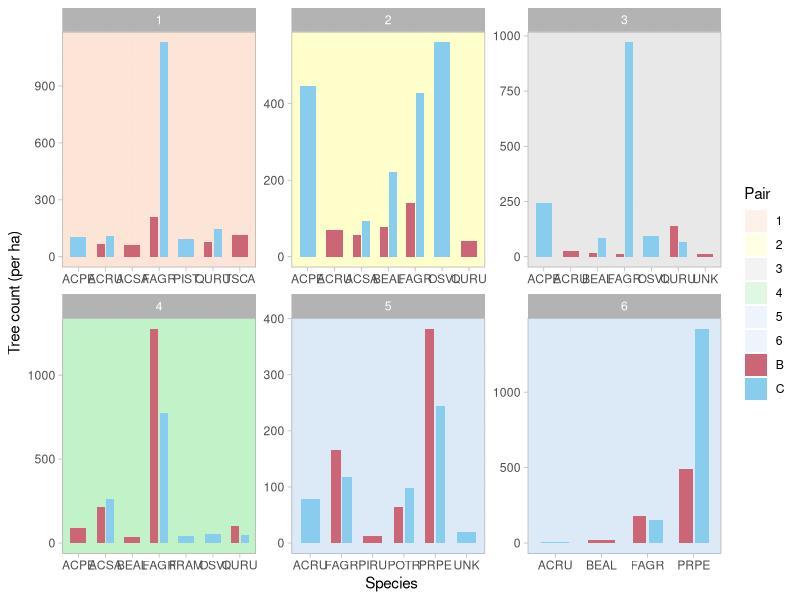
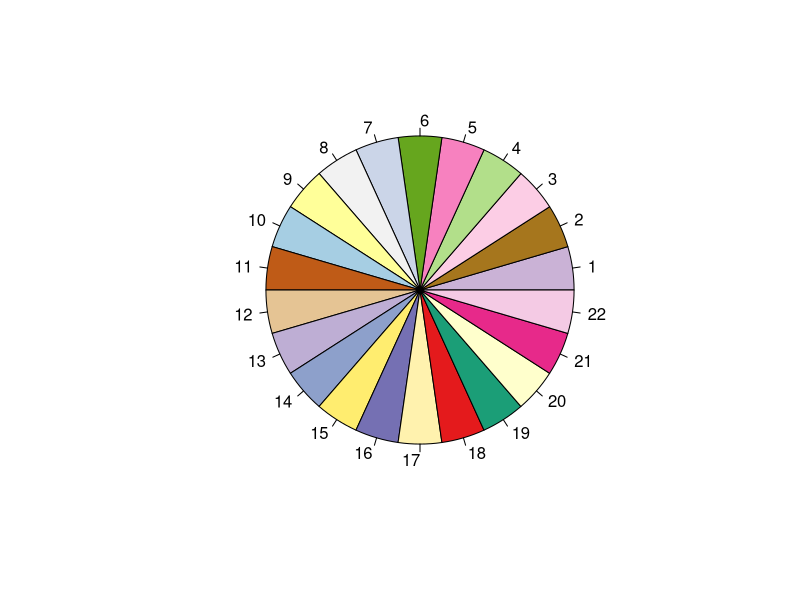
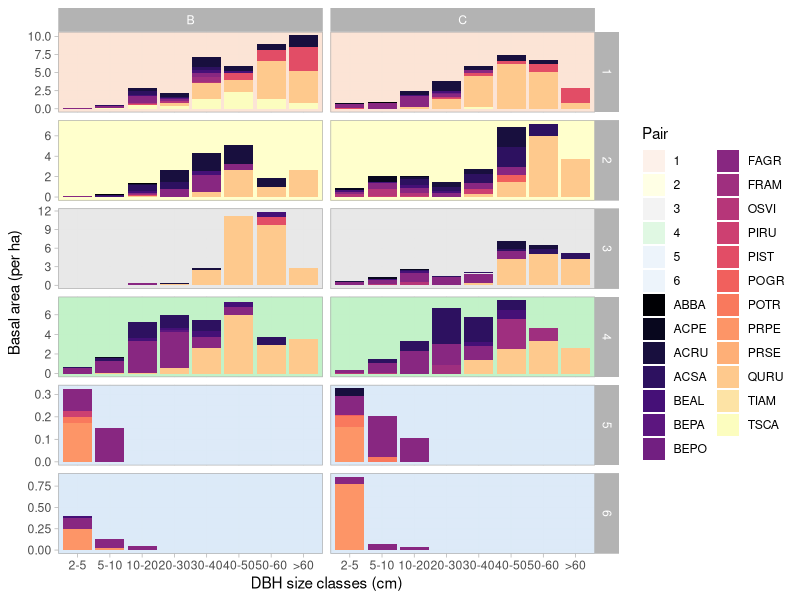

Write the R code that produced these figures, in order.
library(tidyverse)
library(dplyr)
library(ggplot2)
library(RColorBrewer)
library(viridis)

trees <- read_csv("overstory.csv")

#Add Treatment & Pair columns
trees2 <- trees %>% mutate(Treatment=case_when(
  Unit %in% c("3/16","5/15","28/2","12/2") ~ "Shelterwood",
  Unit %in% c("20/2","3/1") ~ "Seedtree",
  Unit %in% c("44B","45C","46B","46C") ~ "Clearcut"))

trees2 <- trees2 %>% replace_na(list(
  Unit="Unnamed",Treatment="Unmanaged"))

trees2 <- trees2 %>% mutate(Pair=case_when(
  Unit %in% c("3/16","5/15")~"1",
  Unit %in% c("20/2","20/3","20/4","3/1")~"2",
  Unit %in% c("28/2","12/2","12/3","12/4","12/5","12/6",
              "12/7","12/8","12/9","12/10","12/11")~"3",
  Unit=="Unnamed"~"4",
  Unit %in% c("44B","45C")~"5",
  Unit %in% c("46B","46C")~"6"))

trees2 <- trees2 %>% mutate(Location=as.factor(Location)) %>% 
  mutate(Location=fct_recode(Location,
                             "BEF"="Bartlett Experimental Forest",
                             "CF"="Crawford Notch State Park",
                             "HOG"="Hogsback (Blueberry Mountain)",
                             "SB"="Stevens Brook (Plummers Ledge)"))

trees2 <- trees2 %>% 
  mutate(Location=as.factor(Location),
         Unit=as.factor(Unit),
         Disturbance=as.factor(Disturbance),
         Treatment=as.factor(Treatment),
         Pair=as.factor(Pair),
         Spcode=as.factor(Spcode))

#spcode count
tally <- trees2 %>% group_by(Pair,Disturbance,Spcode) %>% 
  summarize(tally=length(Spcode))

tally <- tally %>% group_by(Pair, Disturbance) %>% 
  slice_max(tally,n=5)

#scale up to per ha
b1 <- 66
c1 <- 46
b2 <- 31
c2 <- 30
b3 <- 30
c3 <- 45
b4 <- 43
c4 <- 19
b5 <- 10 
c5 <- 13
b6 <- 28
c6 <- 32

plotarea <- 0.00785398163397448

tally <- tally %>% mutate(Density=if_else(
  Pair=="1" & Disturbance=="B",
  tally/b1/plotarea,if_else(Pair=="1" & Disturbance=="C",
  tally/c1/plotarea,if_else(Pair=="2" & Disturbance=="B",
  tally/b2/plotarea,if_else(Pair=="2" & Disturbance=="C",
  tally/c2/plotarea,if_else(Pair=="3" & Disturbance=="B",
  tally/b3/plotarea,if_else(Pair=="3" & Disturbance=="C",
  tally/c3/plotarea,if_else(Pair=="4" & Disturbance=="B",
  tally/b4/plotarea,if_else(Pair=="4" & Disturbance=="C",
  tally/c4/plotarea,if_else(Pair=="5" & Disturbance=="B",
  tally/b5/plotarea,if_else(Pair=="5" & Disturbance=="C",
  tally/c5/plotarea,if_else(Pair=="6" & Disturbance=="B",
  tally/b6/plotarea,tally/c6/plotarea)))))))))))) 

tally$Density <- round(tally$Density,0)

#visualize stem density
bc <- c("B"="#CC6677","C"="#88CCEE")
p6 <- c("1"="#FBE3D6","2"="#FFFFCC","3"="#E8E8E8",
        "4"="#C2F1C8","5"="#DCEAF7","6"="#DCEAF7")

tally %>% 
  ggplot(aes(x=Spcode,y=Density))+
  geom_rect(aes(fill=Pair),alpha=0.5,
            xmin=-Inf, xmax=Inf, ymin=-Inf, ymax=Inf)+
  geom_col(aes(fill=Disturbance),width=0.6,
           position=position_dodge(width=0.7))+
  scale_fill_manual(values=c(p6,bc))+
  facet_wrap(vars(Pair),scales='free')+
  theme_light()+
  xlab("Species")+
  ylab("Tree count (per ha)")

#dbh classes
trees2 <- trees2 %>% mutate(dbhClass=if_else(
  `DBH (cm)`<=5,"2-5",if_else(`DBH (cm)`>5 & `DBH (cm)`<=10,
                "5-10",if_else(`DBH (cm)`>10 & `DBH (cm)`<=20,
                "10-20",if_else(`DBH (cm)`>20 & `DBH (cm)`<=30,
                "20-30",if_else(`DBH (cm)`>30 & `DBH (cm)`<=40,
                "30-40",if_else(`DBH (cm)`>40 & `DBH (cm)`<=50,
                "40-50",if_else(`DBH (cm)`>50 & `DBH (cm)`<=60,
                "50-60",">60"))))))))

trees2 <- trees2 %>% mutate(dbhClass=fct_relevel(dbhClass,"2-5","5-10","10-20",
                                                "20-30","30-40","40-50","50-60",">60"))

#basal areas
trees2 <- trees2 %>% mutate(ba=0.00007854*(`DBH (cm)`^2))

sumba <- trees2 %>% select(Pair,Disturbance,Spcode,dbhClass,ba)
sumba <- sumba %>% group_by(Pair,Disturbance,Spcode,dbhClass) %>% 
  summarize(sumba=sum(ba))

#scale up to per ha
b1 <- 66
c1 <- 46
b2 <- 31
c2 <- 30
b3 <- 30
c3 <- 45
b4 <- 43
c4 <- 19
b5 <- 10 
c5 <- 13
b6 <- 28
c6 <- 32

plotarea <- 0.00785398163397448

sumba <- sumba %>% mutate(m2ha=if_else(
  Pair=="1" & Disturbance=="B",
  sumba/b1/plotarea,if_else(Pair=="1" & Disturbance=="C",
  sumba/c1/plotarea,if_else(Pair=="2" & Disturbance=="B",
  sumba/b2/plotarea,if_else(Pair=="2" & Disturbance=="C",
  sumba/c2/plotarea,if_else(Pair=="3" & Disturbance=="B",
  sumba/b3/plotarea,if_else(Pair=="3" & Disturbance=="C",
  sumba/c3/plotarea,if_else(Pair=="4" & Disturbance=="B",
  sumba/b4/plotarea,if_else(Pair=="4" & Disturbance=="C",
  sumba/c4/plotarea,if_else(Pair=="5" & Disturbance=="B",
  sumba/b5/plotarea,if_else(Pair=="5" & Disturbance=="C",
  sumba/c5/plotarea,if_else(Pair=="6" & Disturbance=="B",
  sumba/b6/plotarea,sumba/c6/plotarea)))))))))))) 

sumba <- sumba %>% filter(Spcode %in% c("ABBA","ACPE","ACRU","ACSA",
                                        "BEAL","BEPA","BEPO","FAGR",
                                        "FRAM","OSVI","PIRU","PIST",
                                        "POGR","POTR","PRPE","PRSE",
                                        "QURU","TIAM","TSCA"))

#let's try to plot this lol
p6 <- c("1"="#FBE3D6","2"="#FFFFCC","3"="#E8E8E8","4"="#C2F1C8","5"="#DCEAF7","6"="#DCEAF7")
sp <- c( "ABBA"="#000004FF","ACPE"= "#08071EFF","ACRU"= "#180F3EFF",
         "ACSA"= "#2D1160FF","BEAL"= "#451077FF","BEPA"= "#5C167FFF",
         "BEPO"="#721F81FF","FAGR"= "#882781FF","FRAM"= "#9F2F7FFF",
         "OSVI"="#B63679FF","PIRU"= "#CD4071FF","PIST"= "#E24D66FF",
         "POGR"= "#F1605DFF","POTR"= "#F9795DFF","PRPE"= "#FD9567FF",
         "PRSE"= "#FEAF77FF","QURU"= "#FEC98DFF","TIAM"= "#FDE3A5FF","TSCA"= "#FCFDBFFF")

n <- 22
qual_col_pals = brewer.pal.info[brewer.pal.info$category == 'qual',]
col_vector = unlist(mapply(brewer.pal, 
                           qual_col_pals$maxcolors, 
                           rownames(qual_col_pals)))
pie(rep(1,n), col=sample(col_vector, n))

viridis_pal(option = "A")(19)



sumba %>% 
  ggplot(aes(x=dbhClass,y=m2ha))+
  geom_rect(aes(fill=Pair),alpha=0.5,
            xmin=-Inf, xmax=Inf, ymin=-Inf, ymax=Inf)+
  geom_col(aes(fill=Spcode))+
  scale_fill_manual(values=c(p6,sp))+
  facet_grid(rows=vars(Pair),cols=vars(Disturbance),scales='free')+
  theme_light()+
  xlab("DBH size classes (cm)")+
  ylab("Basal area (per ha)")

#we have not taken into account dead/alive trees
